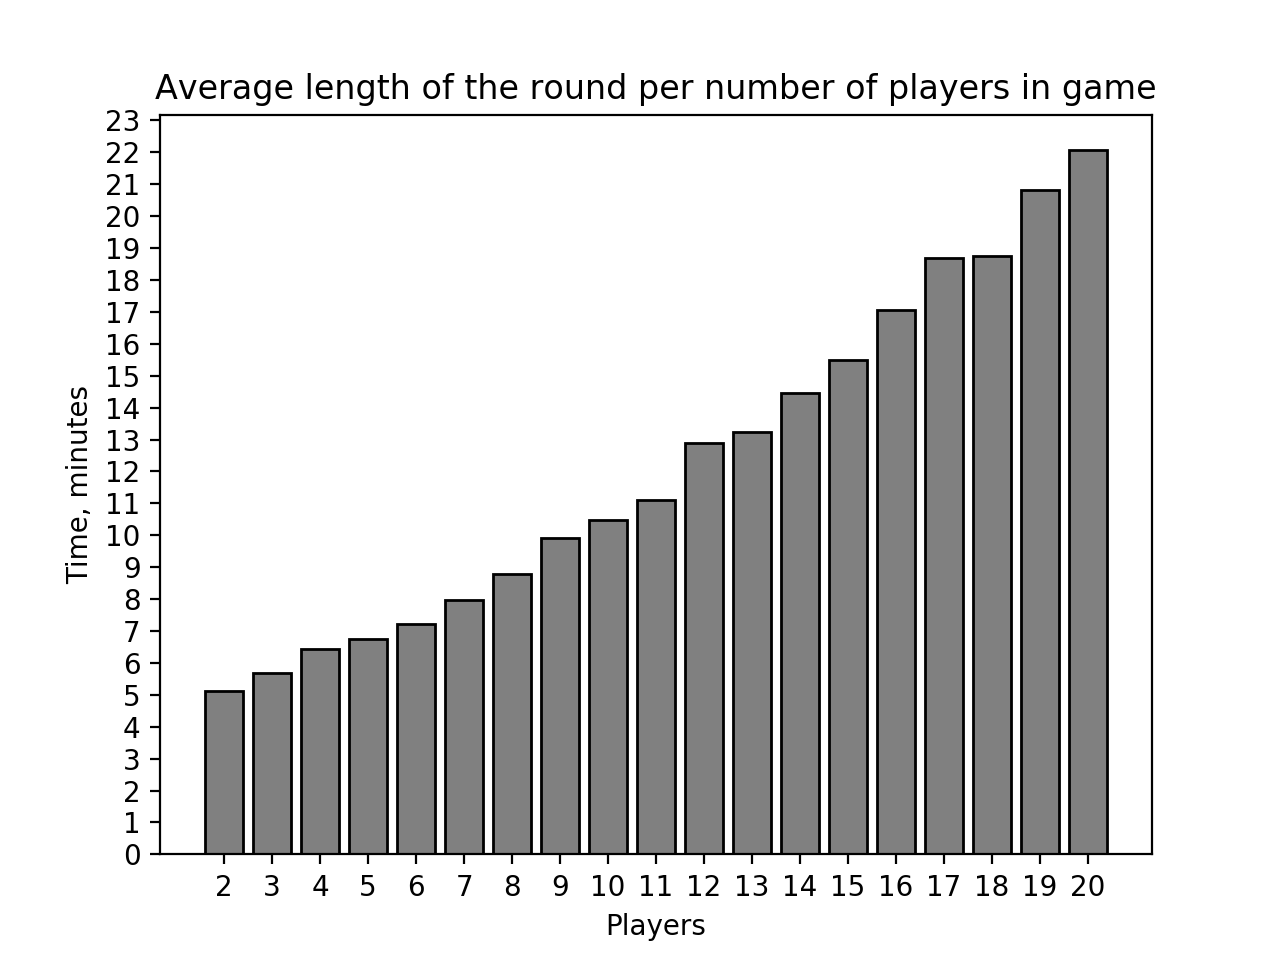

The script that drew this image:
import matplotlib.pyplot as plt
import numpy as np

player_num = 20
avg_time = [5.129, 5.673, 6.442, 6.75725, 7.20675, 7.978, 8.7995, 9.91325, 10.483, 11.1085,
            12.90475, 13.238, 14.4525, 15.493, 17.06375, 18.68275, 18.7525, 20.81425, 22.05975]
x_val = [str(i) for i in range(2, player_num + 1)]

fig = plt.figure()
plt.yticks(np.arange(0, 25, step=1))
plt.bar(x_val, avg_time, color='grey', edgecolor = 'black')

plt.title('Average length of the round per number of players in game')
plt.xlabel('Players')
plt.ylabel('Time, minutes')


plt.show()
